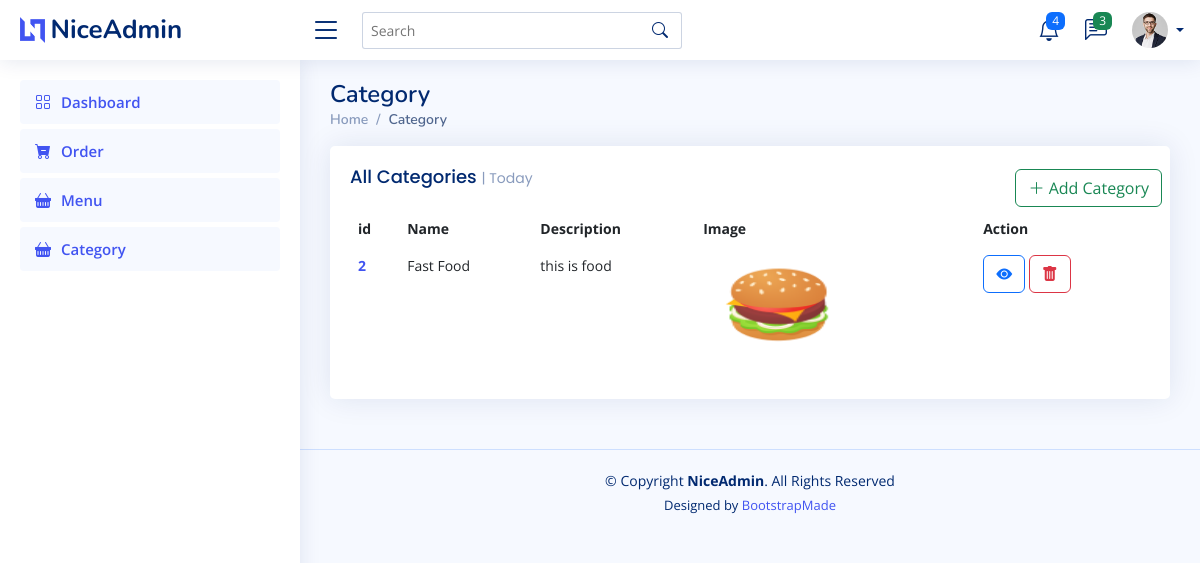
The app's page /category/, older data.
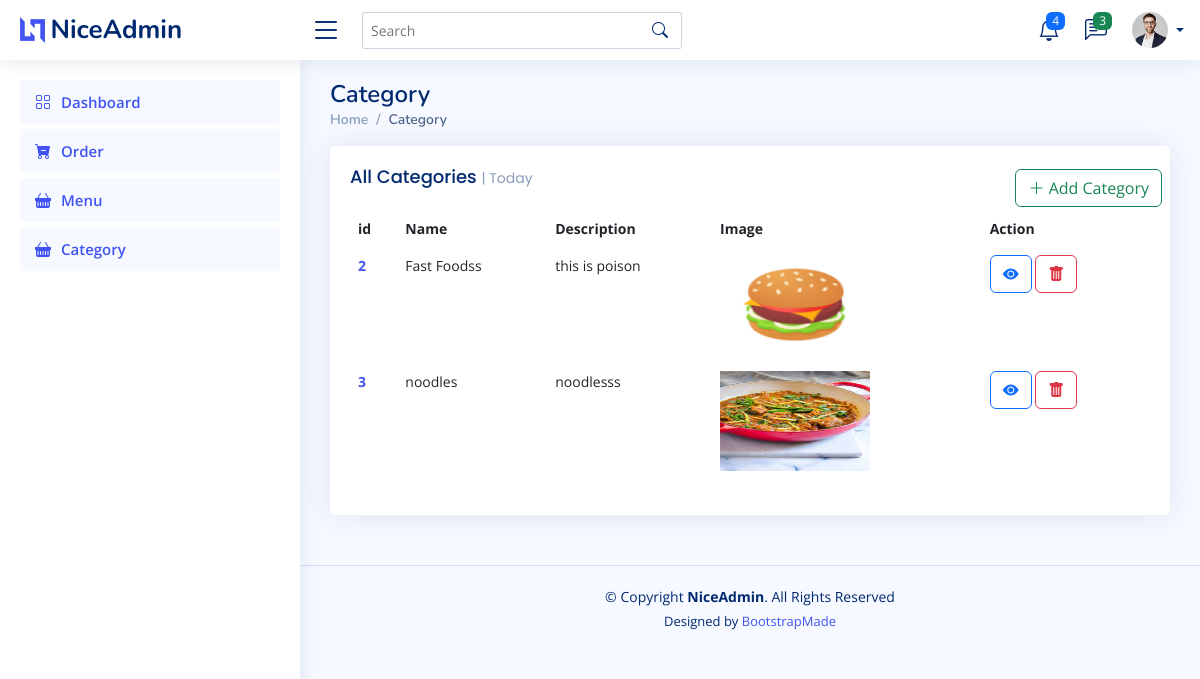
The same page, newer data.
### pages/models.py (models this page shows, shortened)
class Category(models.Model):
    name = models.CharField(max_length=200)
    description = models.TextField()
    image = models.ImageField(upload_to='category_images')
    created_at = models.DateTimeField(default=datetime.now())

### pages/views.py (the view)
# urls.py: path('category/', views.category),
def category(request):
    categories = Category.objects.all()
    return render(request, 'category.html', {'categories':categories})

### templates/category.html (shortened to what this page needs)
{% load static %}
{% include 'header.html' %}
<main id="main" class="main">
    <div class="pagetitle">
      <h1>Category</h1>
      <nav>
        <ol class="breadcrumb">
          <li class="breadcrumb-item"><a href="/">Home</a></li>
          <li class="breadcrumb-item active">Category</li>
        </ol>
      </nav>
    </div>
    <section class="section dashboard">
      <div class="row">
        <div class="col-lg-12">
          <div class="row">
            <div class="col-12">
              <div class="card recent-sales overflow-auto">
                <div class="filter p-2">
                  <button type="button" class="btn btn-outline-success" data-bs-toggle="modal" data-bs-target="#addCategory">
                    <i class="bi bi-plus-lg"></i> Add Category
                  </button>
                </div>
                <div class="card-body">
                  <h5 class="card-title">All Categories <span>| Today</span></h5>
                  <table class="table table-borderless datatable">
                    <thead>
                      <tr>
                        <th scope="col">id</th>
                        <th scope="col">Name</th>
                        <th scope="col">Description</th>
                        <th scope="col">Image</th>
                        <th scope="col">Action</th>
                      </tr>
                    </thead>
                    <tbody>
                      {% for category in categories %}
                      <tr>
                        <th scope="row"><a href="#">{{category.id}}</a></th>
                        <td>{{category.name}}</td>
                        <td>{{category.description}}</td>
                        <td><img style="height: 100px; width: 150px;" class="img-fluid img-responsive" src="{{category.image.url}}"></td>
                        <td>
                          <a class="btn btn-outline-primary" href="view-category/{{category.id}}"><i class="bi bi-eye-fill"></i></a>
                          <button type="button" class="btn btn-outline-danger" data-bs-toggle="modal" data-bs-target="#category-{{category.id}}">
                            <i class="bi bi-trash-fill"></i>
                          </button>
                        </td>
                      </tr>
                      {% endfor %}
                    </tbody>
                  </table>
                </div>
              </div>
            </div>
          </div>
        </div>
      </div>
    </section>
</main>
{% include 'footer.html' %}

Row changes from the older to the newer data that the page shows:
changed Category id 2: name "Fast Food" → "Fast Foodss"; description "this is food" → "this is poison"
added Category: id "3", name "noodles", description "noodlesss", image (picture)
